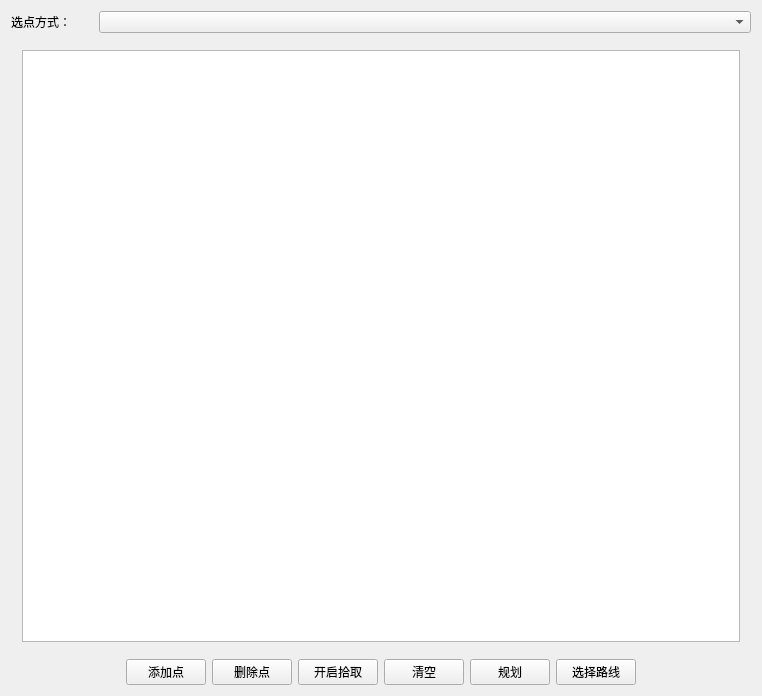
<?xml version="1.0" encoding="UTF-8"?>
<ui version="4.0">
 <class>SelectPointTrackingWgt</class>
 <widget class="QWidget" name="SelectPointTrackingWgt">
  <property name="geometry">
   <rect>
    <x>0</x>
    <y>0</y>
    <width>762</width>
    <height>696</height>
   </rect>
  </property>
  <property name="windowTitle">
   <string>SelectPointTrackingWgt</string>
  </property>
  <layout class="QVBoxLayout" name="verticalLayout" stretch="0,0,0">
   <item>
    <layout class="QHBoxLayout" name="horizontalLayout_3" stretch="1,8">
     <item>
      <widget class="QLabel" name="label">
       <property name="text">
        <string>选点方式：</string>
       </property>
      </widget>
     </item>
     <item>
      <widget class="QComboBox" name="comboBox_mode"/>
     </item>
    </layout>
   </item>
   <item>
    <widget class="QStackedWidget" name="stackedWidget">
     <property name="currentIndex">
      <number>0</number>
     </property>
     <widget class="QWidget" name="page">
      <layout class="QGridLayout" name="gridLayout_4">
       <item row="0" column="0">
        <widget class="QTableWidget" name="tableWidget">
         <property name="showGrid">
          <bool>false</bool>
         </property>
        </widget>
       </item>
      </layout>
     </widget>
     <widget class="QWidget" name="page_2">
      <layout class="QGridLayout" name="gridLayout_3">
       <item row="0" column="0">
        <widget class="QGroupBox" name="groupBox">
         <property name="title">
          <string>路径点</string>
         </property>
         <layout class="QGridLayout" name="gridLayout_2">
          <item row="0" column="0">
           <layout class="QVBoxLayout" name="verticalLayout_2">
            <item>
             <layout class="QHBoxLayout" name="horizontalLayout_2" stretch="1,10,1">
              <item>
               <widget class="QLabel" name="label_3">
                <property name="text">
                 <string>选点：</string>
                </property>
               </widget>
              </item>
              <item>
               <widget class="QComboBox" name="comboBox"/>
              </item>
              <item>
               <widget class="QPushButton" name="pushButton_add">
                <property name="text">
                 <string>添加</string>
                </property>
               </widget>
              </item>
             </layout>
            </item>
           </layout>
          </item>
          <item row="1" column="0">
           <widget class="QListWidget" name="listWidget"/>
          </item>
         </layout>
        </widget>
       </item>
      </layout>
     </widget>
     <widget class="QWidget" name="page_3">
      <layout class="QGridLayout" name="gridLayout">
       <item row="0" column="0">
        <widget class="QTableWidget" name="tableWidget_2"/>
       </item>
      </layout>
     </widget>
    </widget>
   </item>
   <item>
    <layout class="QHBoxLayout" name="horizontalLayout">
     <item>
      <spacer name="horizontalSpacer">
       <property name="orientation">
        <enum>Qt::Horizontal</enum>
       </property>
       <property name="sizeHint" stdset="0">
        <size>
         <width>40</width>
         <height>20</height>
        </size>
       </property>
      </spacer>
     </item>
     <item>
      <widget class="QPushButton" name="pBtn_add">
       <property name="text">
        <string>添加点</string>
       </property>
      </widget>
     </item>
     <item>
      <widget class="QPushButton" name="pushButton_delete">
       <property name="text">
        <string>删除点</string>
       </property>
      </widget>
     </item>
     <item>
      <widget class="QPushButton" name="pushButton_start">
       <property name="text">
        <string>开启拾取</string>
       </property>
      </widget>
     </item>
     <item>
      <widget class="QPushButton" name="pushButton_clear">
       <property name="text">
        <string>清空</string>
       </property>
      </widget>
     </item>
     <item>
      <widget class="QPushButton" name="pBtn_track">
       <property name="text">
        <string>规划</string>
       </property>
      </widget>
     </item>
     <item>
      <widget class="QPushButton" name="pushButton_select">
       <property name="text">
        <string>选择路线</string>
       </property>
      </widget>
     </item>
     <item>
      <spacer name="horizontalSpacer_2">
       <property name="orientation">
        <enum>Qt::Horizontal</enum>
       </property>
       <property name="sizeHint" stdset="0">
        <size>
         <width>40</width>
         <height>20</height>
        </size>
       </property>
      </spacer>
     </item>
    </layout>
   </item>
  </layout>
 </widget>
 <layoutdefault spacing="6" margin="11"/>
 <resources/>
 <connections/>
</ui>
